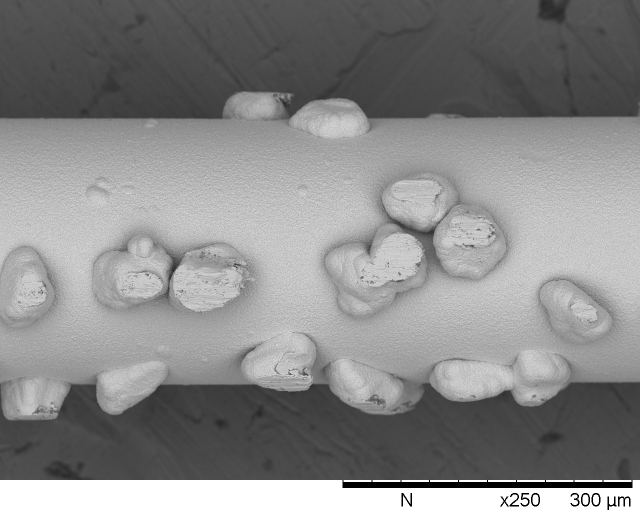
#> input picture images/fio_2.1.tif, 1280 x 1040 px, found by its file name (shown at 1/2 size)
$ python thresholding_tests_for_mask.py
#> lines starting #> are read from the running program, lines starting #| are printed output that depends on the picture; after the words box and inside, x2 and y2 are one past the last pixel; in counts of white or black regions, pixels touching at a corner belong together
import numpy as np
import cv2
import os
import matplotlib.pyplot as plt

path = "D:\diamond_wire\images\Fio_2.1.tif"
image_path = "D:\diamond_wire\images"
imgBig = cv2.imread(path,0)
#> imgBig is the input picture: shape (1040, 1280); min 0, max 255, mean 137.9

scale_percent = 50 # percent of original size
w = int(imgBig.shape[1] * scale_percent / 100)
#> w = 640
h = int(imgBig.shape[0] * scale_percent / 100)
#> h = 520
dim = (w, h)
#> dim = (640, 520)

# resize image
img = cv2.resize(imgBig, dim, interpolation=cv2.INTER_AREA)
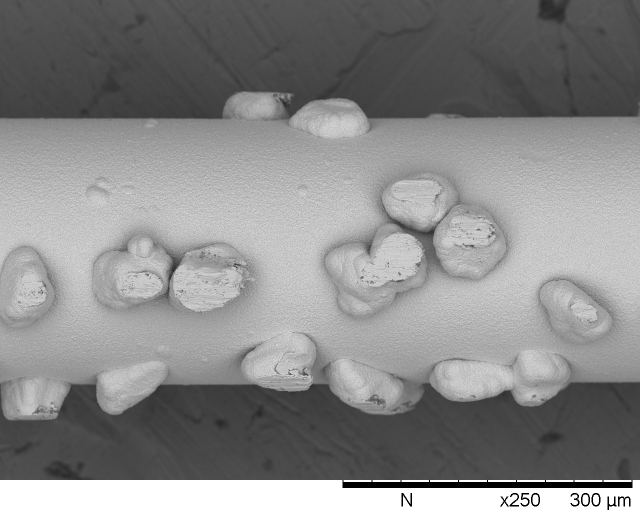
#> img: shape (520, 640); min 0, max 255, mean 138


#binarizing image

_, binary = cv2.threshold(img, 90, 255, cv2.THRESH_BINARY)
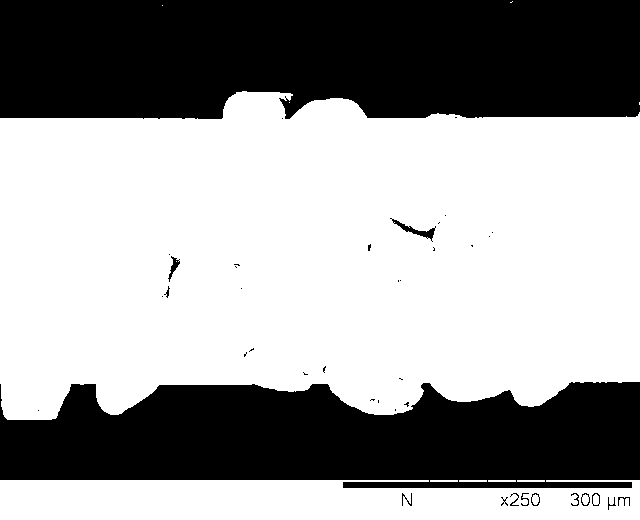
#> binary: shape (520, 640); 61.4% white; 41 black regions (26 under 20 px), largest, box (x1, y1, x2, y2) and area: (0, 0, 640, 119) 72586, (0, 382, 640, 488) 55113, (390, 218, 436, 242) 237

cv2.imshow('Binary', binary)
cv2.imwrite(os.path.join(image_path, 'mask_2.1.tif'), binary)
cv2.waitKey(0)
cv2.destroyAllWindows()

$ run again, with images/fio_2.8.tif copied over images/fio_2.1.tif
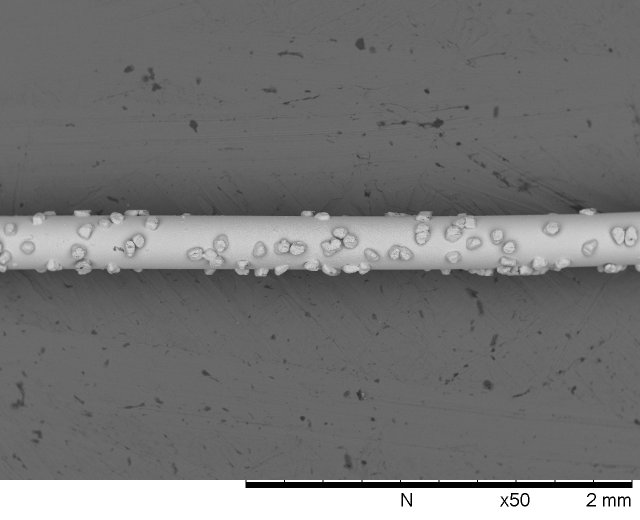
#> input picture images/fio_2.8.tif, 1280 x 1040 px, found by its file name (shown at 1/2 size)
#> imgBig is the input picture: shape (1040, 1280); min 0, max 255, mean 117.4
#> `img = cv2.resize(imgBig, dim, interpolation=cv2.INTER_AREA)`:
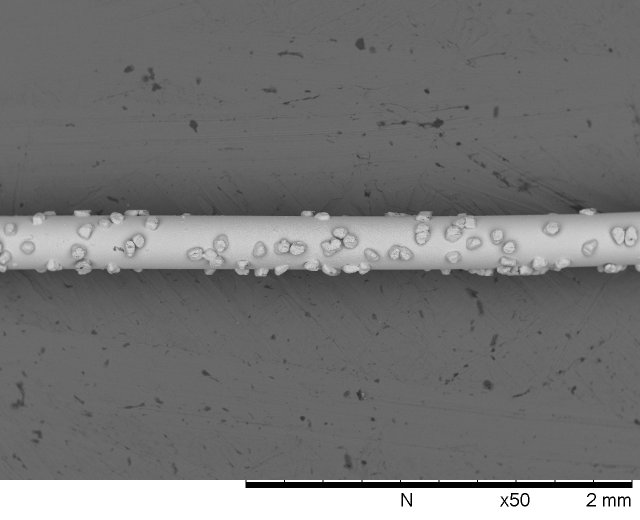
#> img: shape (520, 640); min 0, max 255, mean 117.5
#> `_, binary = cv2.threshold(img, 90, 255, cv2.THRESH_BINARY)`:
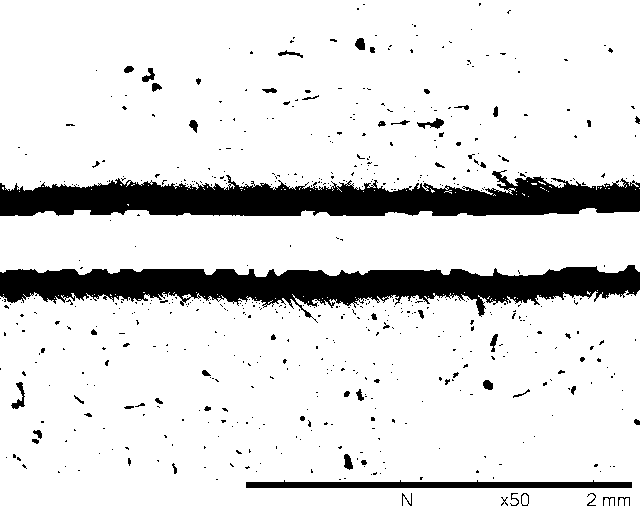
#> binary: shape (520, 640); 87.3% white; 587 black regions (530 under 20 px), largest, box (x1, y1, x2, y2) and area: (0, 170, 640, 216) 18069, (0, 265, 640, 323) 17760, (246, 480, 632, 488) 2324

$ run again, with images/Fio1_180x.1.tif copied over images/fio_2.1.tif
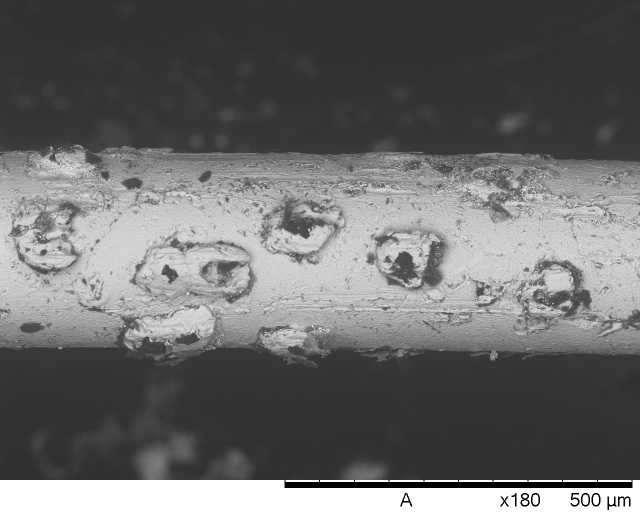
#> input picture images/Fio1_180x.1.tif, 1280 x 1040 px, found by its file name (shown at 1/2 size)
#> imgBig is the input picture: shape (1040, 1280); min 0, max 255, mean 108.3
#> `img = cv2.resize(imgBig, dim, interpolation=cv2.INTER_AREA)`:
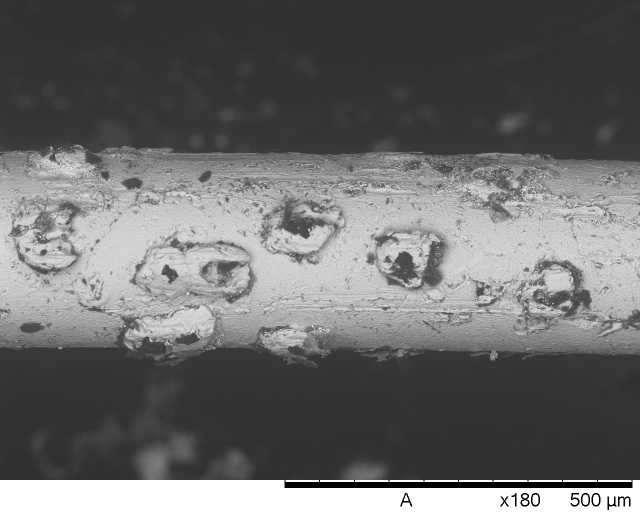
#> img: shape (520, 640); min 0, max 255, mean 108.4
#> `_, binary = cv2.threshold(img, 90, 255, cv2.THRESH_BINARY)`:
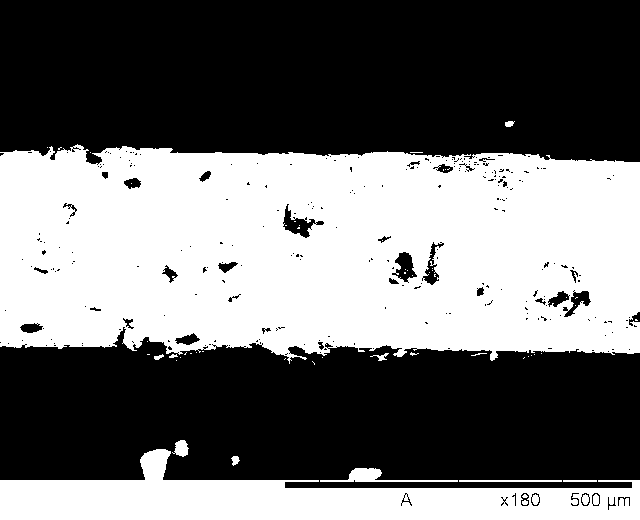
#> binary: shape (520, 640); 43.9% white; 56 white regions (44 under 20 px), largest, box (x1, y1, x2, y2) and area: (0, 144, 640, 364) 121221, (0, 449, 640, 520) 23287, (320, 468, 458, 482) 619
